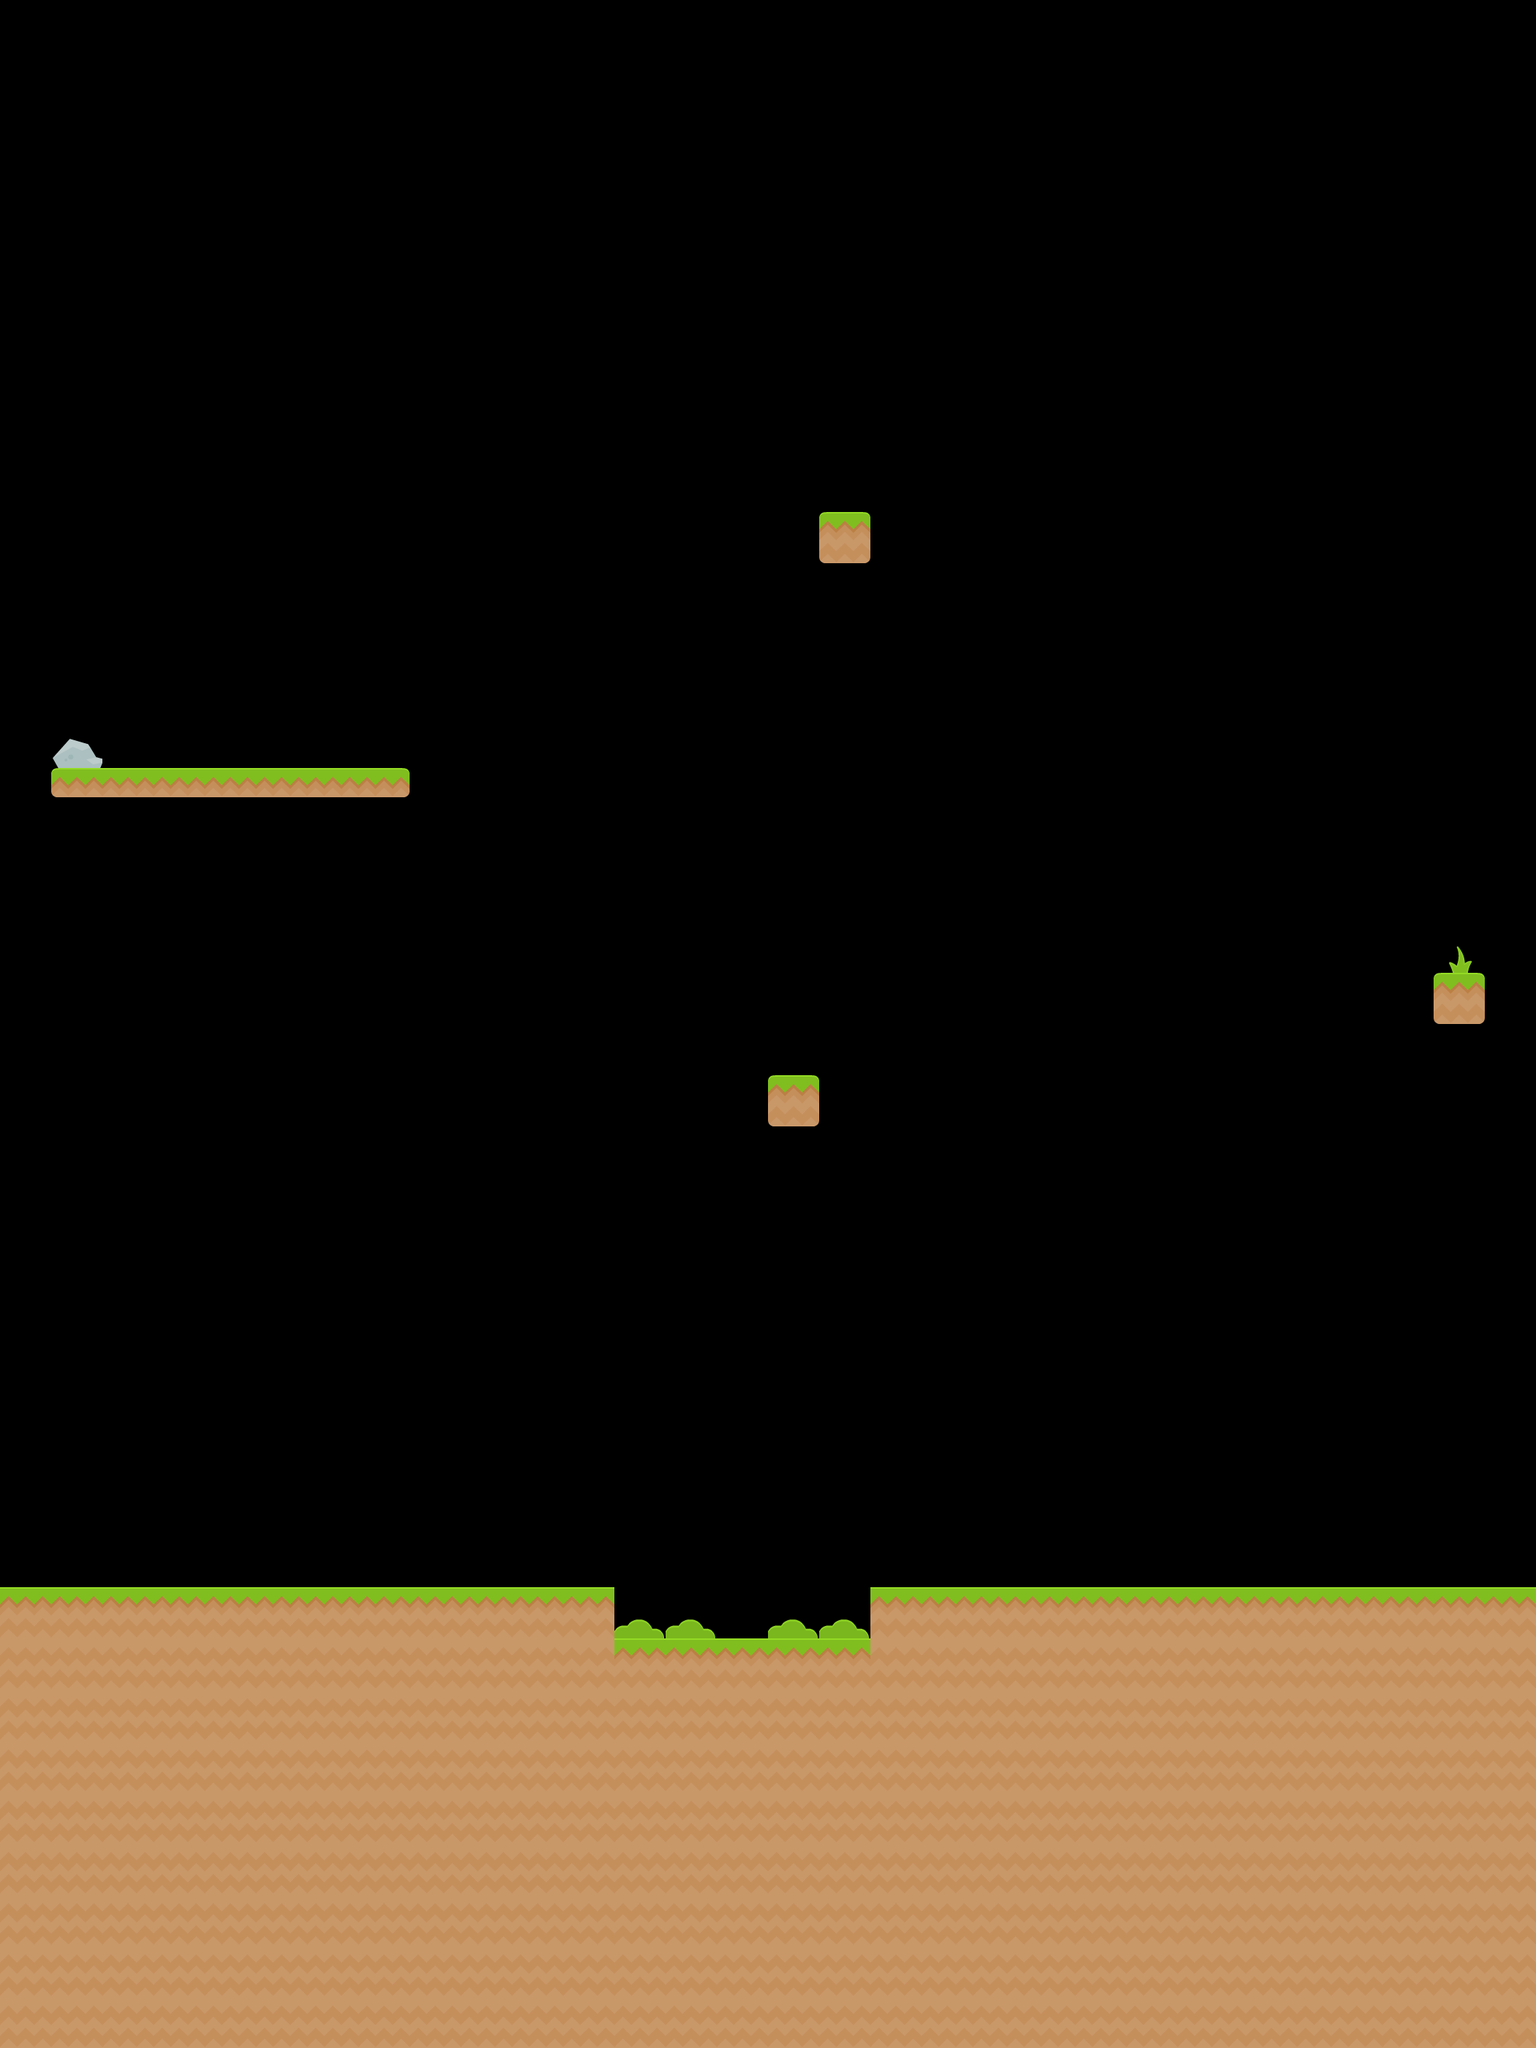

A level layout from a 2D game, rendered from its tile map. Below: a short description, then the map file with tile-grid data replaced by summaries:
An orthogonal 30x40 tile map with 70x70 px tiles, 2 tile layers (Background, Platforms), 2 tilesets and 9 objects (3x GrassBlock, 3x SnakeSlime, Player, Gem, Exit).

<map version="1.0" orientation="orthogonal" width="30" height="40" tilewidth="70" tileheight="70">
 <tileset firstgid="1" name="BaseTiles" tilewidth="70" tileheight="70" spacing="2">
  <image source="../Textures/Tileset/base_tiles_spritesheet.png" width="914" height="936" />
 </tileset>
 <tileset firstgid="157" name="Items" tilewidth="70" tileheight="70" spacing="2">
  <image source="../Textures/Tileset/items_spritesheet.png" width="576" height="576" />
 </tileset>
 <layer name="Background" width="30" height="40">
  <data>[1200 cells, 6 non-empty, 3 distinct tile ids]</data>
 </layer>
 <layer name="Platforms" width="30" height="40">
  <data>[1200 cells, 365 non-empty, 7 distinct tile ids]</data>
 </layer>
 <objectgroup name="Spawns" width="30" height="40">
  <object name="Player" type="Player" x="770" y="2100" width="70" height="70" />
  <object name="GrassBlock" type="GrassBlock" x="980" y="1890" width="70" height="70">
   <properties>
    <property name="jumpHeight" value="10" />
   </properties>
  </object>
  <object name="GrassBlock" type="GrassBlock" x="1050" y="1400" width="70" height="70">
   <properties>
    <property name="jumpHeight" value="8" />
   </properties>
  </object>
  <object name="SnakeSlime" type="SnakeSlime" x="350" y="980" width="70" height="70" />
  <object name="SnakeSlime" type="SnakeSlime" x="420" y="980" width="70" height="70" />
  <object name="GrassBlock" type="GrassBlock" x="1120" y="630" width="70" height="70">
   <properties>
    <property name="jumpHeight" value="5" />
   </properties>
  </object>
  <object name="SnakeSlime" type="SnakeSlime" x="490" y="980" width="70" height="70" />
 </objectgroup>
 <objectgroup name="Objects" width="30" height="40">
  <object name="Gem" type="Gem" gid="191" x="1960" y="1330" />
  <object name="Exit" type="Exit" gid="65" x="140" y="1050" />
 </objectgroup>
</map>
